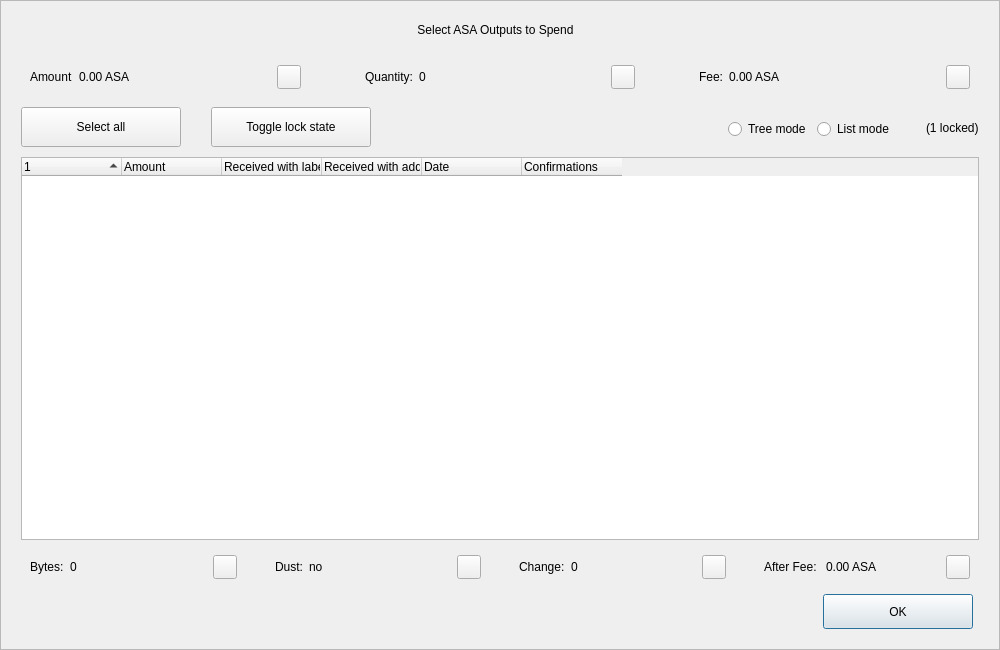
<?xml version="1.0" encoding="UTF-8"?>
<ui version="4.0">
 <class>CoinControlDialog</class>
 <widget class="QDialog" name="CoinControlDialog">
  <property name="geometry">
   <rect>
    <x>0</x>
    <y>0</y>
    <width>1000</width>
    <height>650</height>
   </rect>
  </property>
  <property name="minimumSize">
   <size>
    <width>950</width>
    <height>650</height>
   </size>
  </property>
  <property name="windowTitle">
   <string>Coin Selection</string>
  </property>
  <property name="styleSheet">
   <string notr="true"/>
  </property>
  <layout class="QVBoxLayout" name="verticalLayout">
   <property name="spacing">
    <number>0</number>
   </property>
   <property name="leftMargin">
    <number>0</number>
   </property>
   <property name="topMargin">
    <number>0</number>
   </property>
   <property name="rightMargin">
    <number>0</number>
   </property>
   <property name="bottomMargin">
    <number>0</number>
   </property>
   <item>
    <widget class="QFrame" name="frameContainer">
     <property name="toolTipDuration">
      <number>0</number>
     </property>
     <property name="frameShape">
      <enum>QFrame::StyledPanel</enum>
     </property>
     <property name="frameShadow">
      <enum>QFrame::Raised</enum>
     </property>
     <layout class="QVBoxLayout" name="verticalLayout_2">
      <property name="leftMargin">
       <number>0</number>
      </property>
      <property name="rightMargin">
       <number>0</number>
      </property>
      <property name="bottomMargin">
       <number>20</number>
      </property>
      <item>
       <layout class="QHBoxLayout" name="horizontalLayout_12">
        <property name="spacing">
         <number>0</number>
        </property>
        <property name="leftMargin">
         <number>20</number>
        </property>
        <property name="rightMargin">
         <number>30</number>
        </property>
        <item>
         <spacer name="horizontalSpacer_4">
          <property name="orientation">
           <enum>Qt::Horizontal</enum>
          </property>
          <property name="sizeHint" stdset="0">
           <size>
            <width>40</width>
            <height>20</height>
           </size>
          </property>
         </spacer>
        </item>
        <item>
         <widget class="QLabel" name="labelTitle">
          <property name="minimumSize">
           <size>
            <width>0</width>
            <height>40</height>
           </size>
          </property>
          <property name="maximumSize">
           <size>
            <width>16777215</width>
            <height>40</height>
           </size>
          </property>
          <property name="text">
           <string>Select ASA Outputs to Spend</string>
          </property>
          <property name="alignment">
           <set>Qt::AlignCenter</set>
          </property>
          <property name="margin">
           <number>7</number>
          </property>
         </widget>
        </item>
        <item>
         <spacer name="horizontalSpacer_5">
          <property name="orientation">
           <enum>Qt::Horizontal</enum>
          </property>
          <property name="sizeHint" stdset="0">
           <size>
            <width>40</width>
            <height>20</height>
           </size>
          </property>
         </spacer>
        </item>
       </layout>
      </item>
      <item>
       <layout class="QHBoxLayout" name="horizontalLayout_8">
        <property name="leftMargin">
         <number>20</number>
        </property>
        <property name="rightMargin">
         <number>20</number>
        </property>
        <item>
         <widget class="QWidget" name="layoutAmount" native="true">
          <layout class="QHBoxLayout" name="horizontalLayout_9" stretch="0,1,0">
           <item>
            <widget class="QLabel" name="labelCoinControlAmountText">
             <property name="text">
              <string>Amount</string>
             </property>
            </widget>
           </item>
           <item>
            <widget class="QLabel" name="labelCoinControlAmount">
             <property name="text">
              <string>0.00 ASA</string>
             </property>
            </widget>
           </item>
           <item alignment="Qt::AlignHCenter|Qt::AlignVCenter">
            <widget class="QPushButton" name="pushButtonAmount">
             <property name="minimumSize">
              <size>
               <width>0</width>
               <height>24</height>
              </size>
             </property>
             <property name="maximumSize">
              <size>
               <width>24</width>
               <height>26</height>
              </size>
             </property>
             <property name="focusPolicy">
              <enum>Qt::NoFocus</enum>
             </property>
             <property name="styleSheet">
              <string notr="true">padding-bottom:2px;
padding-right:4px;</string>
             </property>
             <property name="text">
              <string/>
             </property>
            </widget>
           </item>
          </layout>
         </widget>
        </item>
        <item>
         <spacer name="horizontalSpacer_2">
          <property name="orientation">
           <enum>Qt::Horizontal</enum>
          </property>
          <property name="sizeType">
           <enum>QSizePolicy::Fixed</enum>
          </property>
          <property name="sizeHint" stdset="0">
           <size>
            <width>40</width>
            <height>20</height>
           </size>
          </property>
         </spacer>
        </item>
        <item>
         <widget class="QWidget" name="layoutQuantity" native="true">
          <layout class="QHBoxLayout" name="horizontalLayout_10" stretch="0,1,0">
           <item>
            <widget class="QLabel" name="labelCoinControlQuantityText">
             <property name="text">
              <string>Quantity:</string>
             </property>
            </widget>
           </item>
           <item>
            <widget class="QLabel" name="labelCoinControlQuantity">
             <property name="text">
              <string>0</string>
             </property>
            </widget>
           </item>
           <item alignment="Qt::AlignHCenter|Qt::AlignVCenter">
            <widget class="QPushButton" name="pushButtonQuantity">
             <property name="minimumSize">
              <size>
               <width>0</width>
               <height>24</height>
              </size>
             </property>
             <property name="maximumSize">
              <size>
               <width>24</width>
               <height>26</height>
              </size>
             </property>
             <property name="focusPolicy">
              <enum>Qt::NoFocus</enum>
             </property>
             <property name="styleSheet">
              <string notr="true">padding-bottom:2px;
               padding-right:4px;</string>
             </property>
             <property name="text">
              <string/>
             </property>
            </widget>
           </item>
          </layout>
         </widget>
        </item>
        <item>
         <spacer name="horizontalSpacer_22">
          <property name="orientation">
           <enum>Qt::Horizontal</enum>
          </property>
          <property name="sizeType">
           <enum>QSizePolicy::Fixed</enum>
          </property>
          <property name="sizeHint" stdset="0">
           <size>
            <width>40</width>
            <height>20</height>
           </size>
          </property>
         </spacer>
        </item>
        <item>
         <widget class="QWidget" name="layoutFee" native="true">
          <layout class="QHBoxLayout" name="horizontalLayout_11" stretch="0,1,0">
           <item>
            <widget class="QLabel" name="labelCoinControlFeeText">
             <property name="text">
              <string>Fee:</string>
             </property>
            </widget>
           </item>
           <item>
            <widget class="QLabel" name="labelCoinControlFee">
             <property name="text">
              <string>0.00 ASA</string>
             </property>
            </widget>
           </item>
           <item alignment="Qt::AlignHCenter|Qt::AlignVCenter">
            <widget class="QPushButton" name="pushButtonFee">
             <property name="minimumSize">
              <size>
               <width>0</width>
               <height>24</height>
              </size>
             </property>
             <property name="maximumSize">
              <size>
               <width>24</width>
               <height>26</height>
              </size>
             </property>
             <property name="focusPolicy">
              <enum>Qt::NoFocus</enum>
             </property>
             <property name="styleSheet">
              <string notr="true">padding-bottom:2px;
               padding-right:4px;</string>
             </property>
             <property name="text">
              <string/>
             </property>
            </widget>
           </item>
          </layout>
         </widget>
        </item>
       </layout>
      </item>
      <item>
       <widget class="QFrame" name="frame">
        <property name="minimumSize">
         <size>
          <width>0</width>
          <height>40</height>
         </size>
        </property>
        <property name="styleSheet">
         <string notr="true">#frame {
	border:0;
}</string>
        </property>
        <property name="frameShape">
         <enum>QFrame::StyledPanel</enum>
        </property>
        <property name="frameShadow">
         <enum>QFrame::Sunken</enum>
        </property>
        <layout class="QHBoxLayout" name="horizontalLayout">
         <property name="spacing">
          <number>0</number>
         </property>
         <property name="leftMargin">
          <number>20</number>
         </property>
         <property name="topMargin">
          <number>0</number>
         </property>
         <property name="rightMargin">
          <number>20</number>
         </property>
         <property name="bottomMargin">
          <number>0</number>
         </property>
         <item>
          <layout class="QHBoxLayout" name="horizontalLayoutPanel" stretch="0,0,0,0,0,0">
           <property name="spacing">
            <number>20</number>
           </property>
           <item>
            <widget class="QPushButton" name="pushButtonSelectAll">
             <property name="sizePolicy">
              <sizepolicy hsizetype="Maximum" vsizetype="Fixed">
               <horstretch>0</horstretch>
               <verstretch>0</verstretch>
              </sizepolicy>
             </property>
             <property name="minimumSize">
              <size>
               <width>160</width>
               <height>40</height>
              </size>
             </property>
             <property name="maximumSize">
              <size>
               <width>16777215</width>
               <height>40</height>
              </size>
             </property>
             <property name="text">
              <string>Select all</string>
             </property>
             <property name="checkable">
              <bool>true</bool>
             </property>
             <property name="checked">
              <bool>false</bool>
             </property>
             <property name="autoExclusive">
              <bool>false</bool>
             </property>
             <property name="autoDefault">
              <bool>false</bool>
             </property>
            </widget>
           </item>
           <item>
            <spacer name="horizontalSpacer_6">
             <property name="orientation">
              <enum>Qt::Horizontal</enum>
             </property>
             <property name="sizeType">
              <enum>QSizePolicy::Fixed</enum>
             </property>
             <property name="sizeHint" stdset="0">
              <size>
               <width>10</width>
               <height>20</height>
              </size>
             </property>
            </spacer>
           </item>
           <item>
            <widget class="QPushButton" name="pushButtonToggleLock">
             <property name="sizePolicy">
              <sizepolicy hsizetype="Maximum" vsizetype="Fixed">
               <horstretch>0</horstretch>
               <verstretch>0</verstretch>
              </sizepolicy>
             </property>
             <property name="minimumSize">
              <size>
               <width>160</width>
               <height>40</height>
              </size>
             </property>
             <property name="maximumSize">
              <size>
               <width>16777215</width>
               <height>40</height>
              </size>
             </property>
             <property name="text">
              <string>Toggle lock state</string>
             </property>
             <property name="checkable">
              <bool>true</bool>
             </property>
             <property name="autoExclusive">
              <bool>false</bool>
             </property>
             <property name="autoDefault">
              <bool>false</bool>
             </property>
            </widget>
           </item>
           <item>
            <spacer name="horizontalSpacer_7">
             <property name="orientation">
              <enum>Qt::Horizontal</enum>
             </property>
             <property name="sizeType">
              <enum>QSizePolicy::Expanding</enum>
             </property>
             <property name="sizeHint" stdset="0">
              <size>
               <width>30</width>
               <height>20</height>
              </size>
             </property>
            </spacer>
           </item>
           <item alignment="Qt::AlignRight">
            <widget class="QGroupBox" name="groupBox_2">
             <property name="styleSheet">
              <string notr="true">#groupBox_2 {
    background-color:transparent;
    border-radius:0;
}</string>
             </property>
             <property name="title">
              <string/>
             </property>
             <layout class="QHBoxLayout" name="horizontalLayout_14">
              <item>
               <widget class="QRadioButton" name="radioTreeMode">
                <property name="sizePolicy">
                 <sizepolicy hsizetype="Maximum" vsizetype="Fixed">
                  <horstretch>0</horstretch>
                  <verstretch>0</verstretch>
                 </sizepolicy>
                </property>
                <property name="text">
                 <string>Tree mode</string>
                </property>
               </widget>
              </item>
              <item>
               <widget class="QRadioButton" name="radioListMode">
                <property name="sizePolicy">
                 <sizepolicy hsizetype="Maximum" vsizetype="Fixed">
                  <horstretch>0</horstretch>
                  <verstretch>0</verstretch>
                 </sizepolicy>
                </property>
                <property name="text">
                 <string>List mode</string>
                </property>
                <property name="checked">
                 <bool>false</bool>
                </property>
               </widget>
              </item>
             </layout>
            </widget>
           </item>
           <item>
            <widget class="QLabel" name="labelLocked">
             <property name="text">
              <string>(1 locked)</string>
             </property>
            </widget>
           </item>
          </layout>
         </item>
        </layout>
       </widget>
      </item>
      <item>
       <layout class="QHBoxLayout" name="horizontalLayout_13">
        <property name="leftMargin">
         <number>20</number>
        </property>
        <property name="rightMargin">
         <number>20</number>
        </property>
        <item>
         <widget class="CoinControlTreeWidget" name="treeWidget">
          <property name="contextMenuPolicy">
           <enum>Qt::CustomContextMenu</enum>
          </property>
          <property name="styleSheet">
           <string notr="true"/>
          </property>
          <property name="sortingEnabled">
           <bool>false</bool>
          </property>
          <property name="columnCount">
           <number>6</number>
          </property>
          <attribute name="headerShowSortIndicator" stdset="0">
           <bool>true</bool>
          </attribute>
          <attribute name="headerStretchLastSection">
           <bool>false</bool>
          </attribute>
          <column>
           <property name="text">
            <string/>
           </property>
          </column>
          <column>
           <property name="text">
            <string>Amount</string>
           </property>
          </column>
          <column>
           <property name="text">
            <string>Received with label</string>
           </property>
          </column>
          <column>
           <property name="text">
            <string>Received with address</string>
           </property>
          </column>
          <column>
           <property name="text">
            <string>Date</string>
           </property>
          </column>
          <column>
           <property name="text">
            <string>Confirmations</string>
           </property>
           <property name="toolTip">
            <string>Confirmed</string>
           </property>
          </column>
         </widget>
        </item>
       </layout>
      </item>
      <item>
       <layout class="QHBoxLayout" name="horizontalLayout_3">
        <property name="spacing">
         <number>20</number>
        </property>
        <property name="leftMargin">
         <number>20</number>
        </property>
        <property name="rightMargin">
         <number>20</number>
        </property>
        <item>
         <widget class="QWidget" name="layoutBytes" native="true">
          <layout class="QHBoxLayout" name="horizontalLayout_4" stretch="0,1,0">
           <item>
            <widget class="QLabel" name="labelCoinControlBytesText">
             <property name="text">
              <string>Bytes:</string>
             </property>
            </widget>
           </item>
           <item>
            <widget class="QLabel" name="labelCoinControlBytes">
             <property name="text">
              <string>0</string>
             </property>
            </widget>
           </item>
           <item alignment="Qt::AlignHCenter|Qt::AlignVCenter">
            <widget class="QPushButton" name="pushButtonBytes">
             <property name="minimumSize">
              <size>
               <width>0</width>
               <height>24</height>
              </size>
             </property>
             <property name="maximumSize">
              <size>
               <width>24</width>
               <height>26</height>
              </size>
             </property>
             <property name="focusPolicy">
              <enum>Qt::NoFocus</enum>
             </property>
             <property name="styleSheet">
              <string notr="true">padding-bottom:2px;
               padding-right:4px;</string>
             </property>
             <property name="text">
              <string/>
             </property>
            </widget>
           </item>
          </layout>
         </widget>
        </item>
        <item>
         <widget class="QWidget" name="layoutDust" native="true">
          <layout class="QHBoxLayout" name="horizontalLayout_5" stretch="0,1,0">
           <item>
            <widget class="QLabel" name="labelCoinControlLowOutputText">
             <property name="text">
              <string>Dust:</string>
             </property>
            </widget>
           </item>
           <item>
            <widget class="QLabel" name="labelCoinControlLowOutput">
             <property name="text">
              <string>no</string>
             </property>
            </widget>
           </item>
           <item alignment="Qt::AlignHCenter|Qt::AlignVCenter">
            <widget class="QPushButton" name="pushButtonDust">
             <property name="minimumSize">
              <size>
               <width>0</width>
               <height>24</height>
              </size>
             </property>
             <property name="maximumSize">
              <size>
               <width>24</width>
               <height>26</height>
              </size>
             </property>
             <property name="focusPolicy">
              <enum>Qt::NoFocus</enum>
             </property>
             <property name="styleSheet">
              <string notr="true">padding-bottom:2px;
               padding-right:4px;</string>
             </property>
             <property name="text">
              <string/>
             </property>
            </widget>
           </item>
          </layout>
         </widget>
        </item>
        <item>
         <widget class="QWidget" name="layoutChange" native="true">
          <layout class="QHBoxLayout" name="horizontalLayout_6" stretch="0,1,0">
           <item>
            <widget class="QLabel" name="labelCoinControlChangeText">
             <property name="text">
              <string>Change:</string>
             </property>
            </widget>
           </item>
           <item>
            <widget class="QLabel" name="labelCoinControlChange">
             <property name="text">
              <string>0</string>
             </property>
            </widget>
           </item>
           <item alignment="Qt::AlignHCenter|Qt::AlignVCenter">
            <widget class="QPushButton" name="pushButtonChange">
             <property name="minimumSize">
              <size>
               <width>0</width>
               <height>24</height>
              </size>
             </property>
             <property name="maximumSize">
              <size>
               <width>24</width>
               <height>26</height>
              </size>
             </property>
             <property name="focusPolicy">
              <enum>Qt::NoFocus</enum>
             </property>
             <property name="styleSheet">
              <string notr="true">padding-bottom:2px;
               padding-right:4px;</string>
             </property>
             <property name="text">
              <string/>
             </property>
            </widget>
           </item>
          </layout>
         </widget>
        </item>
        <item>
         <widget class="QWidget" name="layoutAfter" native="true">
          <layout class="QHBoxLayout" name="horizontalLayout_7" stretch="0,1,0">
           <item>
            <widget class="QLabel" name="labelCoinControlAfterFeeText">
             <property name="text">
              <string>After Fee: </string>
             </property>
            </widget>
           </item>
           <item>
            <widget class="QLabel" name="labelCoinControlAfterFee">
             <property name="text">
              <string>0.00 ASA</string>
             </property>
            </widget>
           </item>
           <item alignment="Qt::AlignHCenter|Qt::AlignVCenter">
            <widget class="QPushButton" name="pushButtonAlterFee">
             <property name="minimumSize">
              <size>
               <width>0</width>
               <height>24</height>
              </size>
             </property>
             <property name="maximumSize">
              <size>
               <width>24</width>
               <height>26</height>
              </size>
             </property>
             <property name="focusPolicy">
              <enum>Qt::NoFocus</enum>
             </property>
             <property name="styleSheet">
              <string notr="true">padding-bottom:2px;
               padding-right:4px;</string>
             </property>
             <property name="text">
              <string/>
             </property>
            </widget>
           </item>
          </layout>
         </widget>
        </item>
       </layout>
      </item>
      <item>
       <layout class="QHBoxLayout" name="horizontalLayout_2">
        <property name="spacing">
         <number>0</number>
        </property>
        <property name="leftMargin">
         <number>20</number>
        </property>
        <property name="rightMargin">
         <number>26</number>
        </property>
        <item>
         <spacer name="horizontalSpacer_3">
          <property name="orientation">
           <enum>Qt::Horizontal</enum>
          </property>
          <property name="sizeHint" stdset="0">
           <size>
            <width>558</width>
            <height>20</height>
           </size>
          </property>
         </spacer>
        </item>
        <item>
         <widget class="QPushButton" name="pushButtonOk">
          <property name="minimumSize">
           <size>
            <width>150</width>
            <height>35</height>
           </size>
          </property>
          <property name="text">
           <string>OK</string>
          </property>
         </widget>
        </item>
       </layout>
      </item>
     </layout>
    </widget>
   </item>
  </layout>
 </widget>
 <customwidgets>
  <customwidget>
   <class>CoinControlTreeWidget</class>
   <extends>QTreeWidget</extends>
   <header>coincontroltreewidget.h</header>
  </customwidget>
 </customwidgets>
 <resources/>
 <connections/>
</ui>
